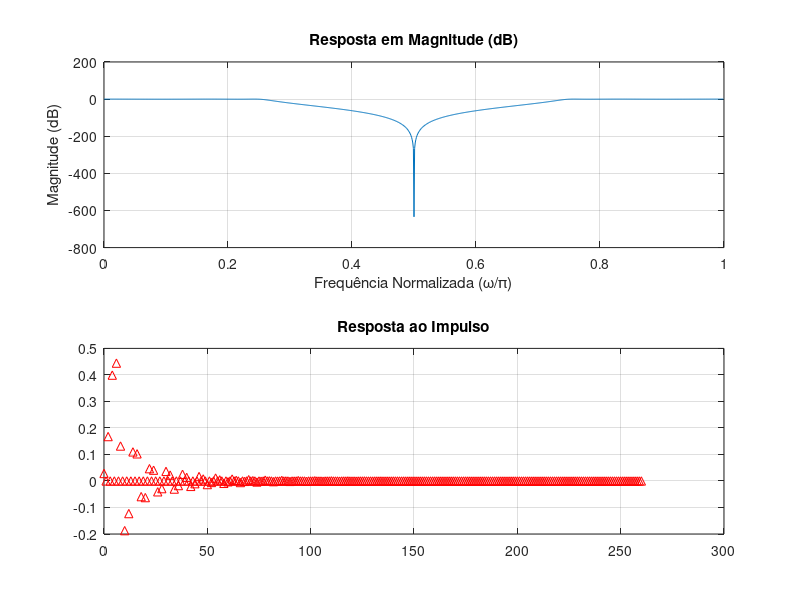

MATLAB code to generate this figure:
pkg load signal
% Especificações
fs = 2; % Frequência de amostragem normalizada (fs = 1 para normalização)
wp = [0.25 0.75] * pi; % Frequências de passagem (em radianos)
ws = [0.35 0.65] * pi; % Frequências de rejeição (em radianos)
rp = 0.5; % Ripple na banda de passagem (em dB)
rs = 40; % Atenuação mínima na banda de rejeição (em dB)

% Conversão para valores normalizados (para cheby1)
wp_norm = wp / pi; % Frequências de passagem normalizadas
ws_norm = ws / pi; % Frequências de rejeição normalizadas

% Determinação da ordem do filtro
[n, wn] = cheb1ord(wp_norm, ws_norm, rp, rs);

% Projeto do filtro Chebyshev-I
[b, a] = cheby1(n, rp, wn, 'stop');

% Resposta em frequência
[H, w] = freqz(b, a, 1024);

% Gráficos
figure;
subplot(2, 1, 1);
plot(w/pi, 20*log10(abs(H)));
xlabel('Frequência Normalizada (\omega/\pi)');
ylabel('Magnitude (dB)');
title('Resposta em Magnitude (dB)');
grid on;

% Resposta ao impulso
subplot(2, 1, 2);
impz(b, a);
title('Resposta ao Impulso');
grid on;
% pause(10);
print("trab4/6png", "-dpng");